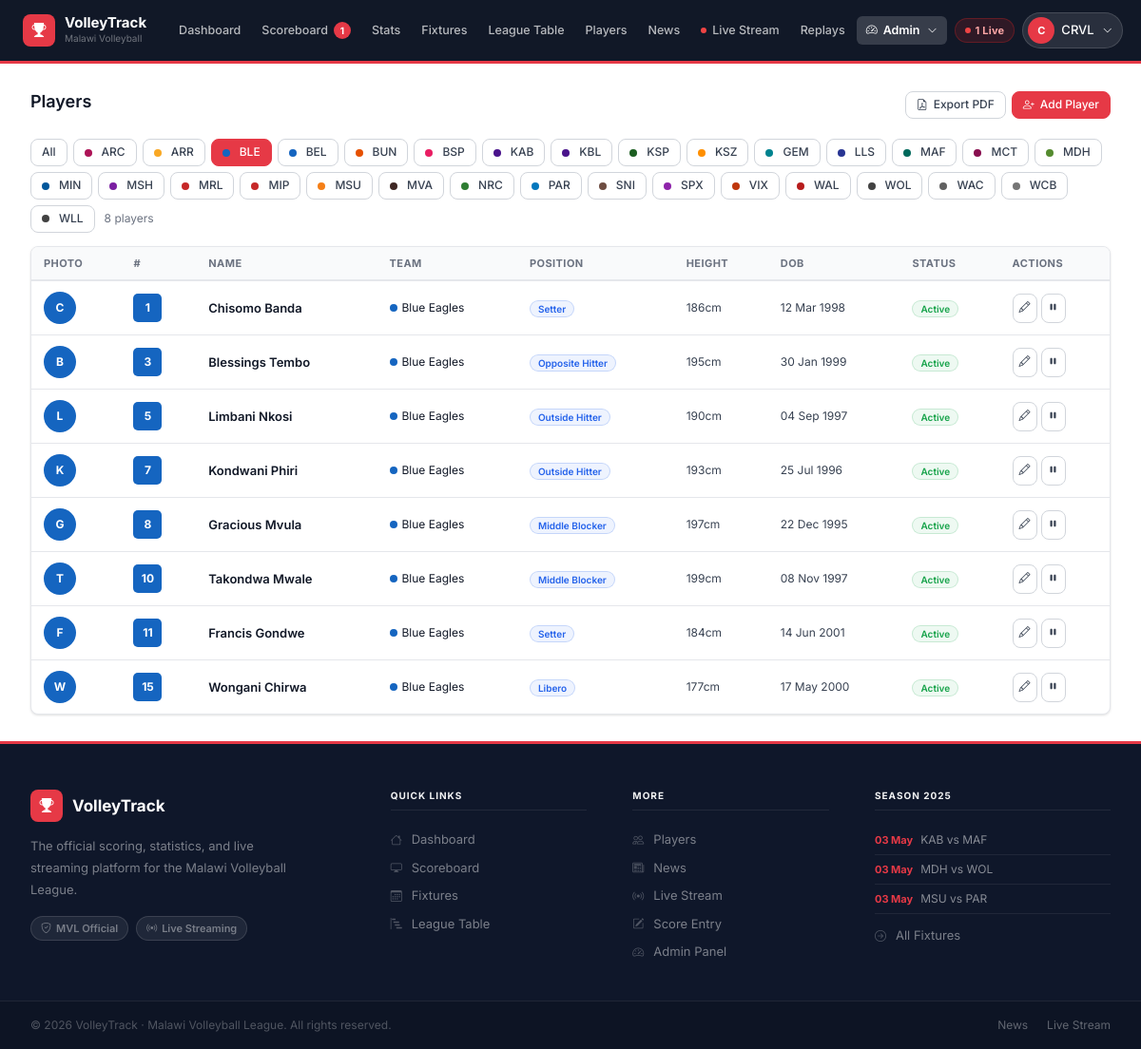
The page /admin/manage_players.php?team=1 (signed in) on the database its author committed.
### tables this page shows
CREATE TABLE IF NOT EXISTS teams (
  id INT AUTO_INCREMENT PRIMARY KEY,
  name VARCHAR(100) NOT NULL,
  short_name VARCHAR(10) NOT NULL,
  home_court VARCHAR(150) DEFAULT NULL,
  city VARCHAR(100) DEFAULT NULL,
  coach VARCHAR(100) DEFAULT NULL,
  color_primary VARCHAR(7) DEFAULT '#555555',
  is_active TINYINT(1) DEFAULT 1,
  created_at TIMESTAMP DEFAULT CURRENT_TIMESTAMP
);

CREATE TABLE IF NOT EXISTS players (
  id INT AUTO_INCREMENT PRIMARY KEY,
  team_id INT NOT NULL,
  first_name VARCHAR(80) NOT NULL,
  last_name VARCHAR(80) NOT NULL,
  jersey_number INT NOT NULL,
  position ENUM('Setter','Outside Hitter','Middle Blocker','Opposite Hitter','Libero','Defensive Specialist') NOT NULL,
  height_cm INT DEFAULT NULL,
  weight_kg DECIMAL(5,2) DEFAULT NULL,
  date_of_birth DATE DEFAULT NULL,
  is_active TINYINT(1) DEFAULT 1,
  created_at TIMESTAMP DEFAULT CURRENT_TIMESTAMP,
  FOREIGN KEY (team_id) REFERENCES teams(id) ON DELETE CASCADE
);

CREATE TABLE IF NOT EXISTS matches (
  id INT AUTO_INCREMENT PRIMARY KEY,
  season_id INT NOT NULL,
  home_team_id INT NOT NULL,
  away_team_id INT NOT NULL,
  match_date DATETIME NOT NULL,
  venue VARCHAR(150) DEFAULT NULL,
  round VARCHAR(50) DEFAULT NULL,
  status ENUM('Scheduled','Live','Completed','Postponed','Cancelled') DEFAULT 'Scheduled',
  home_sets_won INT DEFAULT 0,
  away_sets_won INT DEFAULT 0,
  set_scores JSON DEFAULT NULL,
  current_set INT DEFAULT 1,
  home_score_current_set INT DEFAULT 0,
  away_score_current_set INT DEFAULT 0,
  started_at TIMESTAMP NULL DEFAULT NULL,
  ended_at TIMESTAMP NULL DEFAULT NULL,
  created_at TIMESTAMP DEFAULT CURRENT_TIMESTAMP,
  FOREIGN KEY (season_id) REFERENCES seasons(id),
  FOREIGN KEY (home_team_id) REFERENCES teams(id),
  FOREIGN KEY (away_team_id) REFERENCES teams(id)
);

### includes/config.php (called while the page is built, shortened)
<?php
function userLevel(): int {
  return ROLE_LEVELS[$_SESSION['user_role'] ?? ''] ?? 0;
}
function hasRole(string $role): bool {
  return userLevel() >= (ROLE_LEVELS[$role] ?? 99);
}

### admin/manage_players.php (the view, shortened to what this page needs)
<?php
require_once __DIR__.'/../includes/config.php';
requireRole('Admin'); $currentPage='manage_players'; $pageTitle='Players'; $db=getDB(); $ok=$err='';
$tf = (int)($_GET['team'] ?? 0);
$teams = $db->query("SELECT id,name,short_name,color_primary FROM teams WHERE is_active=1 ORDER BY name")->fetchAll();
$where = ''; $params = [];
if ($tf) { $where = "WHERE p.team_id=?"; $params[] = $tf; }
$stmt = $db->prepare("SELECT p.*,t.name tn,t.short_name ts,t.color_primary tc FROM players p JOIN teams t ON t.id=p.team_id $where ORDER BY t.name,p.jersey_number");
$stmt->execute($params); $players = $stmt->fetchAll();
include __DIR__.'/../includes/header.php';
?>
<div class="content">
  <div style="display:flex;align-items:center;justify-content:space-between;flex-wrap:wrap;gap:10px;margin-bottom:20px">
    <h1 style="font-size:18px;font-weight:600">Players</h1>
    <div style="display:flex;gap:6px">
      <a href="<?=APP_URL?>/admin/export_pdf.php?type=players<?=$tf?'&team='.$tf:''?>" class="btn btn-ghost btn-sm" target="_blank"><i class="bi bi-file-earmark-pdf"></i>Export PDF</a>
      <button class="btn btn-pri btn-sm" onclick="openAddP()" data-bs-toggle="modal" data-bs-target="#pm"><i class="bi bi-person-plus"></i>Add Player</button>
    </div>
  </div>
  <div style="display:flex;gap:6px;flex-wrap:wrap;margin-bottom:14px">
    <a href="?" class="btn <?= !$tf?'btn-pri':'btn-ghost' ?> btn-sm">All</a>
    <?php foreach($teams as $t): ?>
    <a href="?team=<?= $t['id'] ?>" class="btn <?= $tf==$t['id']?'btn-pri':'btn-ghost' ?> btn-sm">
      <span style="display:inline-block;width:8px;height:8px;border-radius:50%;background:<?= $t['color_primary'] ?>;margin-right:4px"></span><?= htmlspecialchars($t['short_name']) ?>
    </a>
    <?php endforeach; ?>
    <span style="font-size:12px;color:var(--t3);align-self:center;margin-left:4px"><?= count($players) ?> players</span>
  </div>
  <div class="card">
    <div class="tbl-wrap">
      <table class="tbl">
        <thead><tr><th>Photo</th><th>#</th><th>Name</th><th>Team</th><th>Position</th><th>Height</th><th>DOB</th><th>Status</th><th>Actions</th></tr></thead>
        <tbody>
          <?php foreach($players as $p): ?>
          <tr style="<?= !$p['is_active']?'opacity:.5':'' ?>">
            <td>
              <?php if(!empty($p['photo'])): ?>
              <img src="<?= PLAYER_UPLOAD_URL.htmlspecialchars($p['photo']) ?>" alt=""
                   style="width:34px;height:34px;border-radius:50%;object-fit:cover;border:2px solid <?= $p['tc'] ?>">
              <?php else: ?>
              <div style="width:34px;height:34px;border-radius:50%;background:<?= $p['tc'] ?>;display:flex;align-items:center;justify-content:center;font-size:12px;font-weight:700;color:#fff"><?= strtoupper(substr($p['first_name'],0,1)) ?></div>
              <?php endif; ?>
            </td>
            <td><div style="width:30px;height:30px;border-radius:5px;background:<?= $p['tc'] ?>;display:flex;align-items:center;justify-content:center;font-size:12px;font-weight:700;color:#fff"><?= $p['jersey_number'] ?></div></td>
            <td><div style="font-size:13px;font-weight:600"><?= htmlspecialchars($p['first_name'].' '.$p['last_name']) ?></div></td>
            <td><div style="display:flex;align-items:center;gap:5px;font-size:12px"><div class="team-dot" style="background:<?= $p['tc'] ?>"></div><?= htmlspecialchars($p['tn']) ?></div></td>
            <td><span class="badge b-sched" style="font-size:10px"><?= $p['position'] ?></span></td>
            <td style="font-size:12px;color:var(--t2)"><?= $p['height_cm']?$p['height_cm'].'cm':'—' ?></td>
            <td style="font-size:12px;color:var(--t2)"><?= $p['date_of_birth']?date('d M Y',strtotime($p['date_of_birth'])):'—' ?></td>
            <td><span class="badge <?= $p['is_active']?'b-active':'b-off' ?>" style="font-size:10px"><?= $p['is_active']?'Active':'Inactive' ?></span></td>
            <td>
              <div style="display:flex;gap:4px">
                <button class="btn btn-ghost btn-sm btn-icon" onclick='loadEditP(<?= htmlspecialchars(json_encode($p)) ?>)' data-bs-toggle="modal" data-bs-target="#pm" title="Edit"><i class="bi bi-pencil" style="font-size:12px"></i></button>
                <form method="POST" style="display:inline"><button type="submit" class="btn btn-ghost btn-sm btn-icon" title="Toggle active"><i class="bi bi-<?= $p['is_active']?'pause':'play' ?>-fill" style="font-size:12px"></i></button></form>
              </div>
            </td>
          </tr>
          <?php endforeach; ?>
        </tbody>
      </table>
    </div>
  </div>
</div>
<?php include __DIR__.'/../includes/footer.php'; ?>

### includes/footer.php (shortened to what this page needs)
</div>
<footer class="site-footer">
  <div class="footer-inner">
    <div class="footer-col footer-brand">
      <div class="footer-logo">
        <div class="brand-icon"><i class="bi bi-trophy-fill"></i></div>
        <span class="brand-name">VolleyTrack</span>
      </div>
      <p>The official scoring, statistics, and live streaming platform for the Malawi Volleyball League.</p>
      <div class="footer-badges">
        <span><i class="bi bi-shield-check"></i> MVL Official</span>
        <span><i class="bi bi-broadcast"></i> Live Streaming</span>
      </div>
    </div>
    <div class="footer-col">
      <h4>Quick Links</h4>
      <a href="<?= APP_URL ?>/" class="footer-link"><i class="bi bi-house"></i>Dashboard</a>
      <a href="<?= APP_URL ?>/modules/scoreboard/index.php" class="footer-link"><i class="bi bi-display"></i>Scoreboard</a>
      <a href="<?= APP_URL ?>/modules/fixtures/index.php" class="footer-link"><i class="bi bi-calendar3"></i>Fixtures</a>
      <a href="<?= APP_URL ?>/modules/tables/index.php" class="footer-link"><i class="bi bi-bar-chart-steps"></i>League Table</a>
    </div>
    <div class="footer-col">
      <h4>More</h4>
      <a href="<?= APP_URL ?>/modules/players/index.php" class="footer-link"><i class="bi bi-people"></i>Players</a>
      <a href="<?= APP_URL ?>/modules/news/index.php" class="footer-link"><i class="bi bi-newspaper"></i>News</a>
      <a href="<?= APP_URL ?>/modules/streaming/index.php" class="footer-link"><i class="bi bi-broadcast"></i>Live Stream</a>
      <?php if(hasRole('Scorer')): ?>
      <a href="<?= APP_URL ?>/admin/score_entry.php" class="footer-link"><i class="bi bi-pencil-square"></i>Score Entry</a>
      <?php endif; ?>
      <?php if(hasRole('Referee')): ?>
      <a href="<?= APP_URL ?>/admin/index.php" class="footer-link"><i class="bi bi-speedometer2"></i>Admin Panel</a>
      <?php endif; ?>
    </div>
    <div class="footer-col">
      <h4>Season 2025</h4>
      <?php
        try {
          $db = getDB();
          $ft = $db->query("SELECT m.match_date, ht.short_name hn, at.short_name an FROM matches m JOIN teams ht ON ht.id=m.home_team_id JOIN teams at ON at.id=m.away_team_id WHERE m.status='Scheduled' ORDER BY m.match_date ASC LIMIT 3")->fetchAll();
          foreach($ft as $m):
      ?>
      <div class="footer-fixture">
        <span class="fx-date"><?= date('d M',strtotime($m['match_date'])) ?></span>
        <span class="fx-teams"><?= htmlspecialchars($m['hn']) ?> vs <?= htmlspecialchars($m['an']) ?></span>
      </div>
      <?php endforeach; } catch(Exception $e){} ?>
      <a href="<?= APP_URL ?>/modules/fixtures/index.php" class="footer-link" style="margin-top:8px"><i class="bi bi-arrow-right-circle"></i>All Fixtures</a>
    </div>
  </div>
  <div class="footer-bottom">
    <div class="footer-bottom-inner">
      <span>© <?= date('Y') ?> VolleyTrack · Malawi Volleyball League. All rights reserved.</span>
      <div class="footer-bottom-links">
        <a href="<?= APP_URL ?>/modules/news/index.php">News</a>
        <a href="<?= APP_URL ?>/modules/streaming/index.php">Live Stream</a>
      </div>
    </div>
  </div>
</footer>
</body>
</html>

### rows shown on the page
teams: short_name "ARC"
teams: short_name "ARR"
teams: short_name "BLE"
teams: short_name "BEL"
teams: short_name "BUN"
teams: short_name "BSP"
teams: short_name "KAB"
teams: short_name "KBL"
teams: short_name "KSP"
teams: short_name "KSZ"
teams: short_name "GEM"
teams: short_name "LLS"
teams: short_name "MAF"
teams: short_name "MCT"
teams: short_name "MDH"
teams: short_name "MIN"
teams: short_name "MSH"
teams: short_name "MRL"
teams: short_name "MIP"
teams: short_name "MSU"
teams: short_name "MVA"
teams: short_name "NRC"
teams: short_name "PAR"
teams: short_name "SNI"
teams: short_name "SPX"
teams: short_name "VIX"
teams: short_name "WAL"
teams: short_name "WOL"
teams: short_name "WAC"
teams: short_name "WCB"
teams: short_name "WLL"
players: first_name "C", jersey_number "1", first_name+last_name "Chisomo Banda", team.name "Blue Eagles", position "Setter", height_cm "186", date_of_birth "12 Mar 1998", is_active "Active"
players: first_name "B", jersey_number "3", first_name+last_name "Blessings Tembo", team.name "Blue Eagles", position "Opposite Hitter", height_cm "195", date_of_birth "30 Jan 1999", is_active "Active"
players: first_name "L", jersey_number "5", first_name+last_name "Limbani Nkosi", team.name "Blue Eagles", position "Outside Hitter", height_cm "190", date_of_birth "04 Sep 1997", is_active "Active"
players: first_name "K", jersey_number "7", first_name+last_name "Kondwani Phiri", team.name "Blue Eagles", position "Outside Hitter", height_cm "193", date_of_birth "25 Jul 1996", is_active "Active"
players: first_name "G", jersey_number "8", first_name+last_name "Gracious Mvula", team.name "Blue Eagles", position "Middle Blocker", height_cm "197", date_of_birth "22 Dec 1995", is_active "Active"
players: first_name "T", jersey_number "10", first_name+last_name "Takondwa Mwale", team.name "Blue Eagles", position "Middle Blocker", height_cm "199", date_of_birth "08 Nov 1997", is_active "Active"
players: first_name "F", jersey_number "11", first_name+last_name "Francis Gondwe", team.name "Blue Eagles", position "Setter", height_cm "184", date_of_birth "14 Jun 2001", is_active "Active"
players: first_name "W", jersey_number "15", first_name+last_name "Wongani Chirwa", team.name "Blue Eagles", position "Libero", height_cm "177", date_of_birth "17 May 2000", is_active "Active"
matches: match_date "03 May", home_team.short_name "KAB", away_team.short_name "MAF"
matches: match_date "03 May", home_team.short_name "MDH", away_team.short_name "WOL"
matches: match_date "03 May", home_team.short_name "MSU", away_team.short_name "PAR"

### other values the page prints
$lbl "Dashboard"
$lbl "Scoreboard"
$liveMatches "1"
$lbl "Stats"
$lbl "Fixtures"
$lbl "League Table"
$lbl "Players"
$lbl "News"
$lbl "Live Stream"
$lbl "Replays"
substr($cu['name'],0,1) "C"
explode(' ',$cu['name'])[0] "CRVL"
count($players) "8"
